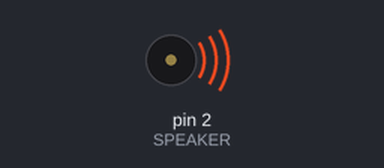
The sketch below on a simulated Arduino Uno, built with avr-gcc and run on an emulated ATmega328P. On the bench: buzzer (waves = sounding).

Above: at 0.1 s.
At 2.1 s:
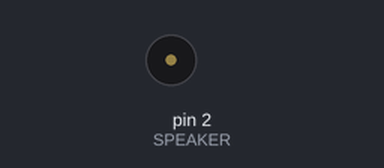
Timing chart, 0 to 3.6 s (numbered marks = the images above):
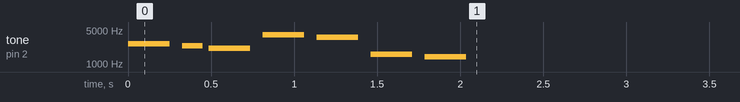

The sketch:

Speaker.ino
```cpp
/*In this project, you have to write and include the pitches.h file in your library.
 * This will allow you to use the previously defined notes without having to write out the whole list of them in this file.
 *
 *
 */

//Copy the #defines from the Buttons project

#include "pitches.h"

#define SPEAKER 2

//this is an array. It contains a list of numbers.
 int melody[] = {
  NOTE_E7, NOTE_D7, NOTE_C7, NOTE_B7, NOTE_A7, NOTE_G6, NOTE_F6
};

// note durations: 4 = quarter note, 8 = eighth note, etc.:
int noteDurations[] = {
  4, 8, 4, 4, 4, 4, 4
};

 void setup()
 {
 // iterate over the notes of the melody:
  for (int thisNote = 0; thisNote < 7; thisNote++) {

    // to calculate the note duration, take one second divided by the note type.
    //e.g. quarter note = 1000 / 4, eighth note = 1000/8, etc.
    int noteDuration = 1000 / noteDurations[thisNote];
    tone(SPEAKER, melody[thisNote], noteDuration);

    // to distinguish the notes, set a minimum time between them.
    // the note's duration + 30% seems to work well:
    int pauseBetweenNotes = noteDuration * 1.30;
    delay(pauseBetweenNotes);
    // stop the tone playing:
    noTone(SPEAKER);
  }
}

void loop()
{
  //empty
}
```
